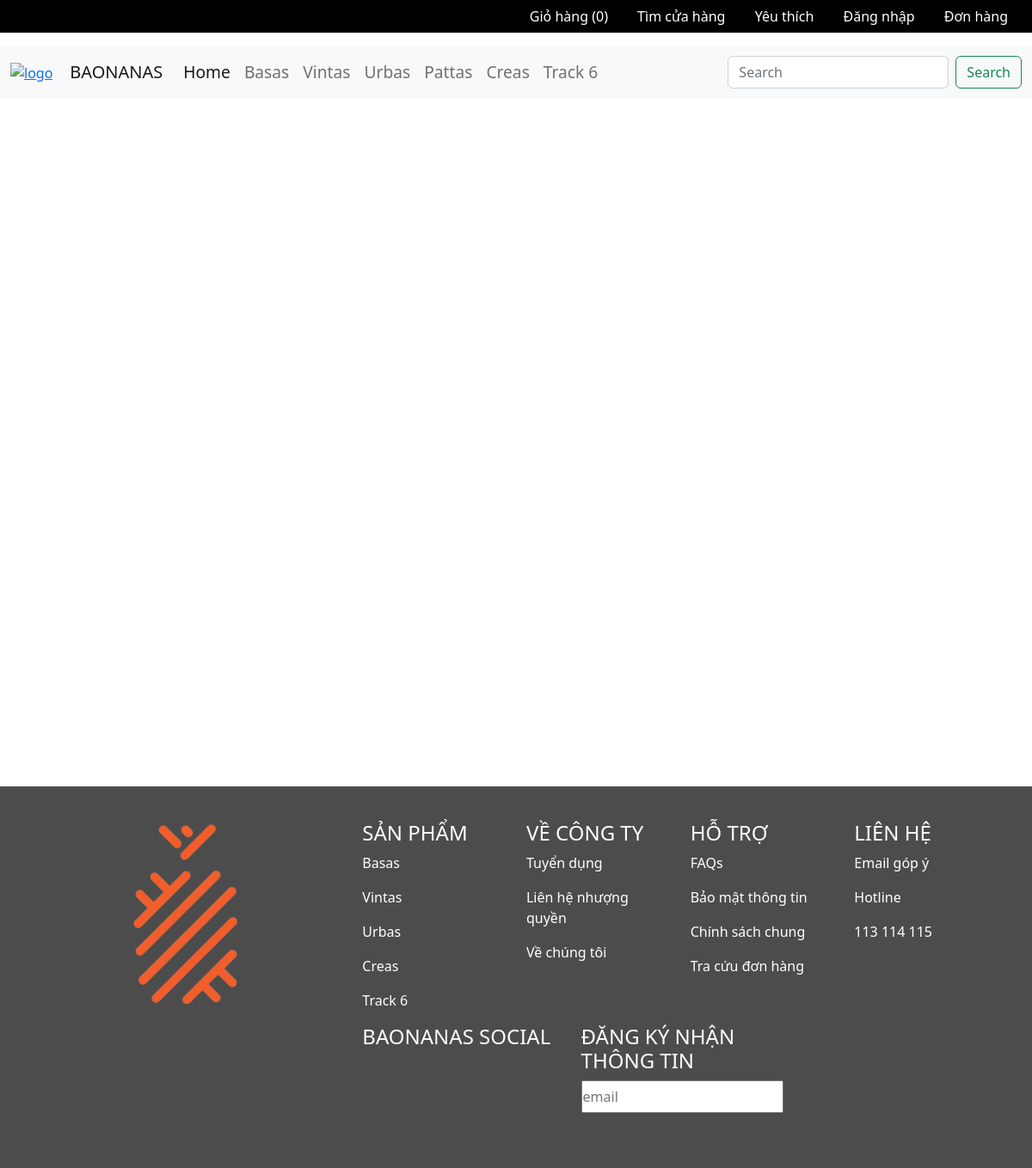
The app's page /category.php with its own data.
### tables this page shows
CREATE TABLE IF NOT EXISTS `categories` (
  `id` int NOT NULL AUTO_INCREMENT,
  `category_name` varchar(255) NOT NULL,
  PRIMARY KEY (`id`)
);

### cart-function.php (called while the page is built, shortened)
<?php
    function total_item($cart){
        $total = 0;
        return $total;
    }
?>

### app/models/Model.php (called while the page is built, shortened)
<?php
class Model
{
    public static $connection = null;
    public function __construct()
    {
        if(!self::$connection)
        {
            self::$connection=new mysqli(DB_HOST, DB_USER, DB_PASS, DB_NAME);
            self::$connection->set_charset('utf8mb4');
        }
        return self::$connection;
    }
    public function select($sql)
    {
        $sql->execute();
        $item=$sql->get_result()->fetch_all(MYSQLI_ASSOC);
        return $item;
    }
}
?>

### app/models/CategoryModel.php (called while the page is built, shortened)
<?php
class CategoryModel extends Model
{
    public function getAllCategories()
    {
        $sql=parent::$connection->prepare('SELECT * FROM categories');
        return parent::select($sql);
    }
}

### category.php (the view, shortened to what this page needs)
<?php
include 'cart-function.php';
$cart = isset($_SESSION['cart']) ? $_SESSION['cart'] : [];
$user = isset($_SESSION['user']) ? $_SESSION['user'] : [];
$categoryModel = new CategoryModel();
$categoryList = $categoryModel->getAllCategories();
?>
<!DOCTYPE html>
<html lang="en">
<head>
    <link href="https://cdn.jsdelivr.net/npm/bootstrap@5.2.1/dist/css/bootstrap.min.css" rel="stylesheet">
    <link rel="stylesheet" href="./public/css/main.css">
</head>
<body>
<header class="header">
    <div class="row">
      <ul class="menu-list">
        <li class="menu-item">
          <a href="./view-cart.php" style="display: block;" class="menu-item-link">
            <span class="span-css">Giỏ hàng (<?php echo total_item($cart) ?>)</span>
          </a>
        </li>
        <li class="menu-item">
          <a href="" class="menu-item-link">
            Tìm cửa hàng
          </a>
        </li>
        <li class="menu-item">
          <a href="" class="menu-item-link">
            Yêu thích
          </a>
        </li>
        <li class="menu-item">
          <?php if (isset($user['name'])) {
          ?>
            <a href="" class="menu-item-link">
              <img src="https://ananas.vn/wp-content/themes/ananas/fe-assets/images//svg/icon_dang_nhap.svg" alt="">
              <span><?php echo $user['name']; ?></span>
            </a>
            <div class="drop-list">
              <?php if ($user['username'] == 'admin') {
                echo '<a href="./management_shop.php" class="drop-item" target="_blank">Trang quản lý</a>';
              }
              ?>
              <a href="./accounts/change_password.php" class="drop-item" target="_blank">Đổi mật khẩu</a>
              <a href="./accounts/logout.php" class="drop-item">Đăng xuất</a>
              <?php if ($user['username'] != 'admin') {
              ?>
                <a href="./accounts/update_user.php" class="drop-item" target="_blank">Cập nhật thông tin</a>';
              <?php
              }
              ?>
            </div>
          <?php } else {
          ?>
            <a href="./accounts/login.php" class="menu-item-link">
              <span>Đăng nhập</span>
            </a>
          <?php
          }
          ?>
        </li>
        <li class="menu-item">
          <a href="./oder.php" class="menu-item-link">
            Đơn hàng
          </a>
        </li>
      </ul>
    </div>
  </header>
<nav class="navbar navbar-expand-lg bg-light">
  <div class="container-fluid">
    <a href="./index.php">
      <img src="	https://ananas.vn/wp-content/themes/ananas/fe-assets/images/svg/Logo_Ananas_Header.svg" alt="logo" class="img-fluid" style="margin-right: 20px;">
    </a>
    <a class="navbar-brand" href="./index.php">BAONANAS</a>
    <div class="collapse navbar-collapse" id="navbarSupportedContent">
      <ul class="navbar-nav me-auto mb-2 mb-lg-0">
        <li class="nav-item">
          <a class="nav-link active" aria-current="page" href="./index.php" style="font-size: 1.2rem;">Home</a>
        </li>
        <?php
        foreach($categoryList as $item){
            ?>
        <li class="nav-item">
          <a class="nav-link" id="item-link" href="category.php?id=<?php echo $item ['id'];?>" style="font-size: 1.2rem;"><?php echo $item['category_name'];?> </a>
        </li>
        <?php
        }
        ?>
      </ul>
      <form class="d-flex" role="search" action="./index.php" method="GET">
        <input class="form-control me-2" type="search" placeholder="Search" aria-label="Search" name="search">
        <button class="btn btn-outline-success" type="submit">Search</button>
      </form>
    </div>
  </div>
</nav>
    <div class="container" style="height: 800px;">
    </div>
    <div class="footer" style="padding: 40px; background-color: #4c4c4c; color: #fff" >
      <div class="row">
        <div class="col-md-4">
          <img src="./public/img/logo.png" class="img-fluid" width="420px" alt="">
        </div>
        <div class="col-md-8">
          <div class="row">
            <div class="col-md-3">
              <h4>SẢN PHẨM</h4>
                <p>Basas</p>
                <p>Vintas</p>
                <p>Urbas</p>
                <p>Creas</p>
                <p>Track 6</p>
            </div>
            <div class="col-md-3">
              <h4>VỀ CÔNG TY</h4>
              <p>Tuyển dụng</p>
              <p>Liên hệ nhượng quyền</p>
              <p>Về chúng tôi</p>
            </div>
            <div class="col-md-3">
              <h4>HỖ TRỢ</h4>
              <p>FAQs</p>
              <p>Bảo mật thông tin</p>
              <p>Chính sách chung</p>
              <p>Tra cứu đơn hàng</p>
            </div>
            <div class="col-md-3">
              <h4>LIÊN HỆ</h4>
              <p>Email góp ý</p>
              <p>Hotline</p>
              <p>113 114 115</p>
            </div>
          </div>
          <div class="row">
            <div class="col-md-4">
              <h4>BAONANAS SOCIAL</h4>
              <div>
              </div>
            </div>
            <div class="col-md-4">
              <h4>ĐĂNG KÝ NHẬN THÔNG TIN</h4>
              <form action="">
                <input type="text" placeholder="email" style="padding: 5px 0;">
              </form>
            </div>
            <div class="col-md-4">
            </div>
          </div>
        </div>
  </div>
  </body>
</html>

### public/css/main.css (style rules this page uses)
.menu-list { display: flex; justify-content: flex-end; list-style: none; padding: 7px 40px 7px 0; background-color: #000; position: relative; }
.menu-item-link { padding-left: 30px; font-size: 1rem; text-decoration: none; color: #fff; }

### records on screen
categories: category_name "Basas"
categories: category_name "Vintas"
categories: category_name "Urbas"
categories: category_name "Pattas"
categories: category_name "Creas"
categories: category_name "Track 6"

### other values on screen
total_item($cart) "0"
